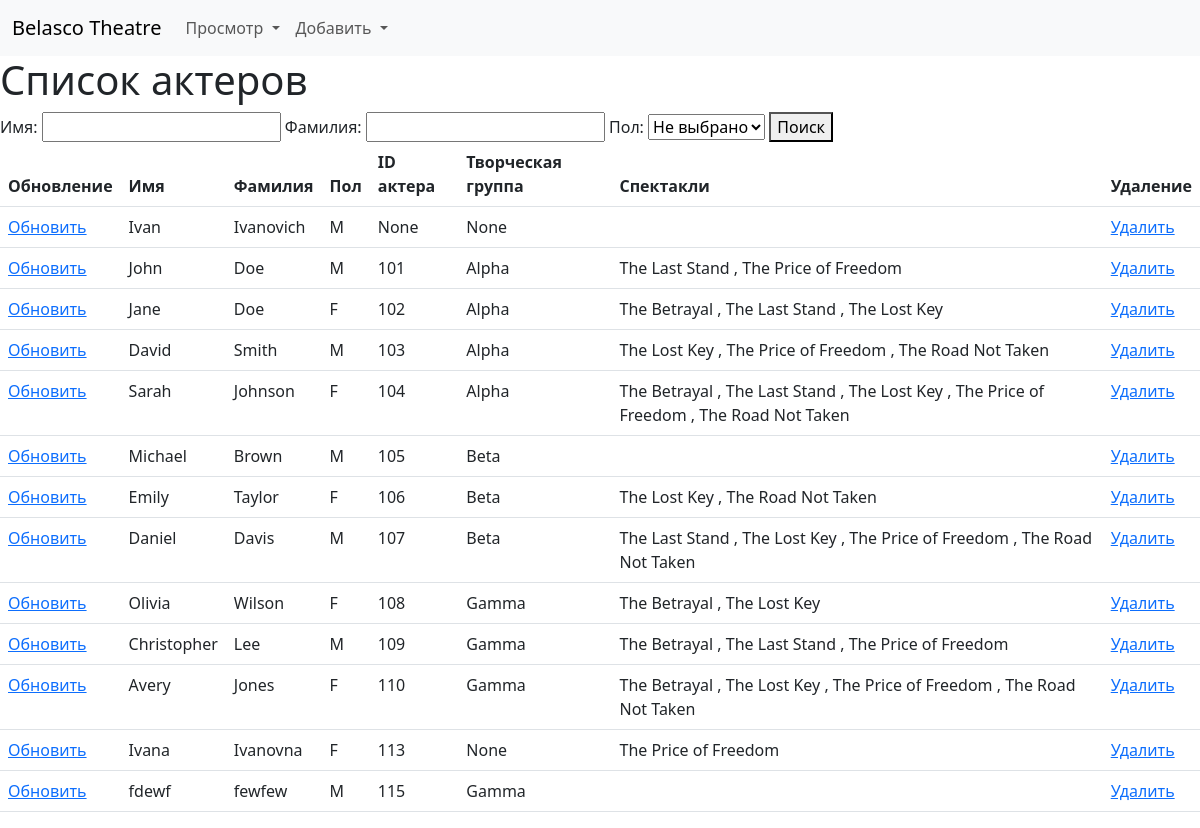
Before: /actors/ with the older database file.
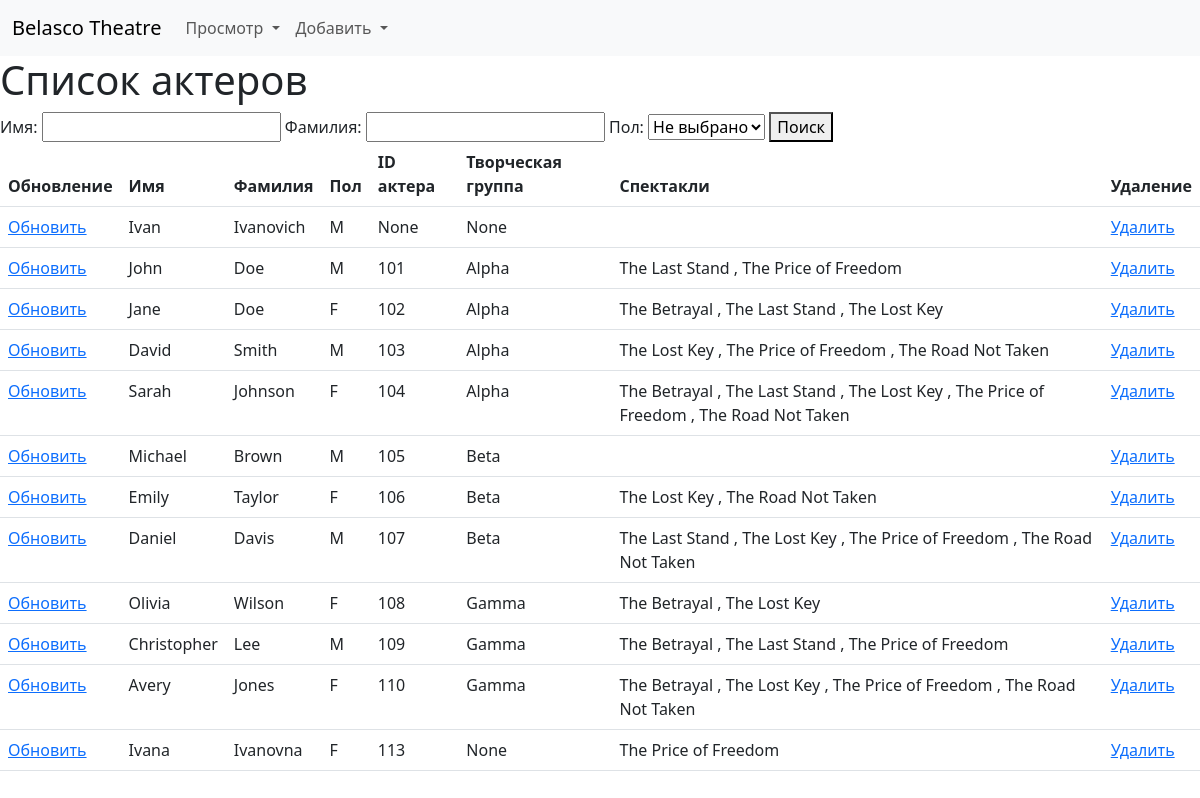
After: the same page with the newer database file.
### core/models.py (models this page shows, shortened)
class Actor(models.Model):
    GENDER_CHOICES = (
        ('M', 'Мужской'),
        ('F', 'Женский'),
    )
    first_name = models.CharField('Имя', max_length=255)
    second_name = models.CharField('Фамилия', max_length=255)
    gender = models.CharField(
        'Пол',
        max_length=255,
        choices=GENDER_CHOICES,
        default=GENDER_CHOICES[0]
    )
    actorid = models.OneToOneField(
        ActorId,
        on_delete=models.CASCADE,
        null=True,
        blank=True
    )
    creativeteam = models.ForeignKey(
        CreativeTeam,
        on_delete=models.CASCADE,
        null=True,
        blank=True,
        related_name='actors'
    )
    plays = models.ManyToManyField(Play, blank=True, related_name='actors')
    class Meta:
        verbose_name = 'Актер'
        verbose_name_plural = 'Актеры'
        ordering = ('actorid',)

class ActorId(models.Model):
    number = models.CharField(
        'Номер', max_length=255, unique=True, primary_key=True
    )
    photo = models.CharField('Фото', max_length=255, null=True)
    def __str__(self):
        return f'{self.number}'
    class Meta:
        verbose_name = 'ID-карта'
        verbose_name_plural = 'ID-карты'
        ordering = ('number',)

class CreativeTeam(models.Model):
    name = models.CharField('Название группы', max_length=255)
    def __str__(self):
        return f'{self.name}'
    class Meta:
        verbose_name = 'Творческая группа'
        verbose_name_plural = 'Творческие группы'
        ordering = ('name',)

class Play(models.Model):
    title = models.CharField('Название', max_length=255)
    premiere_date = models.DateField('Дата премьеры')
    class Meta:
        verbose_name = 'Спектакль'
        verbose_name_plural = 'Спектакли'
        ordering = ('title',)

### core/views.py (the view)
# urls.py: path('actors/', views.ActorList.as_view(), name='actors'),
class ActorList(ListView):
    model = models.Actor
    template_name = 'core/actors.html'
    context_object_name = 'actors'
    def get_queryset(self):
        first_name = self.request.GET.get('first_name')
        second_name = self.request.GET.get('second_name')
        gender = self.request.GET.get('gender')
        qs = models.Actor.objects.all()
        query = Q()
        if first_name:
            query &= Q(first_name__icontains=first_name)
        if second_name:
            query &= Q(second_name__icontains=second_name)
        if gender:
            query &= Q(gender=gender)
        return qs.filter(query)
    def get_context_data(self, **kwargs):
        context = super().get_context_data(**kwargs)
        context['form'] = forms.ActorSearch(self.request.GET or None)
        return context

### core/forms.py
class ActorSearch(forms.Form):
    first_name = forms.CharField(
        label='Имя',
        required=False,
        max_length=255,
        validators=[
            ONLY_LETTERS_VALIDATOR,
        ],
    )
    second_name = forms.CharField(
        label='Фамилия',
        required=False,
        max_length=255,
        validators=[
            ONLY_LETTERS_VALIDATOR,
        ],
    )
    gender = forms.ChoiceField(
        label='Пол',
        required=False,
        choices=GENDER_CHOICES,
    )

### core/templates/core/actors.html (shortened to what this page needs)
{% extends 'core/base.html' %}
{% block content %}
    <h1>Список актеров</h1>
    <form method="get">
        {{ form }}
        <button type="submit">Поиск</button>
    </form>
    <table class="table table-hover">
        <thead>
            <tr>
                <th scope="col">Обновление</th>
                <th scope="col">Имя</th>
                <th scope="col">Фамилия</th>
                <th scope="col">Пол</th>
                <th scope="col">ID актера</th>
                <th scope="col">Творческая группа</th>
                <th scope="col">Спектакли</th>
                <th scope="col">Удаление</th>
            </tr>
        </thead>
        <tbody>
            {% for actor in actors %}
                <tr>
                    <td>
                        <a href="{% url 'core:actor_update' actor.pk %}">
                            Обновить
                        </a>
                    </td>
                    <td>{{ actor.first_name }}</td>
                    <td>{{ actor.second_name }}</td>
                    <td>{{ actor.gender }}</td>
                    <td>{{ actor.actorid }}</td>
                    <td>{{ actor.creativeteam }}</td>
                    <td>
                        {% for play in actor.plays.all %}
                            {{ play.title }}
                            {% if not forloop.last %}, {% endif %}
                        {% endfor %}
                    </td>
                <td>
                    <a href="{% url 'core:actor_delete' actor.pk %}">
                        Удалить
                    </a>
                </td>
                </tr>
            {% endfor %}
        </tbody>
    </table>
{% endblock %}

Changed rows visible on the page:
removed Actor: first_name "fdewf", second_name "fewfew", gender "M", actorid "115", creativeteam "Gamma"
